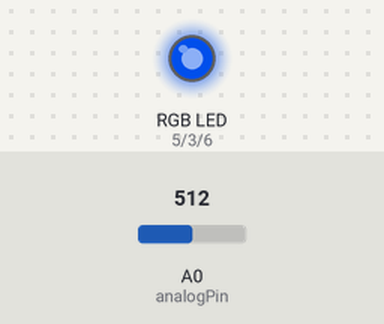
The sketch below on a simulated Arduino Uno, built with avr-gcc and run on an emulated ATmega328P. On the bench: an RGB LED mixed from three pins (HIGH = lit). Dashed ring = blinking. The test bench sets the inputs (shaded band); at power-on: A0 (analogPin) = 512. Dim RGB values are drawn brighter than linear.

Above: at 1.2 s.
1.3 s: A0 (analogPin) set to 668
At 2.0 s:
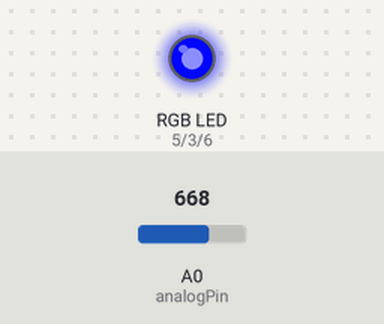
2.8 s: A0 (analogPin) set to 694
At 3.1 s:
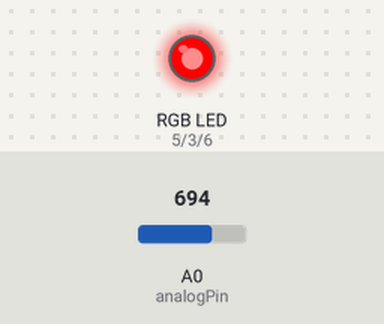
5.8 s: A0 (analogPin) set to 306
At 7.3 s:
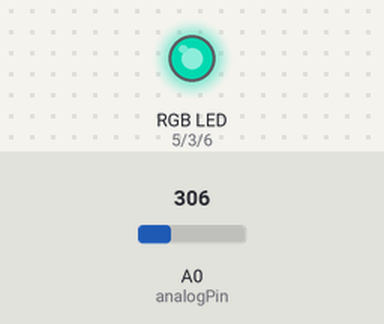
8.3 s: A0 (analogPin) set to 122
At 9.5 s:
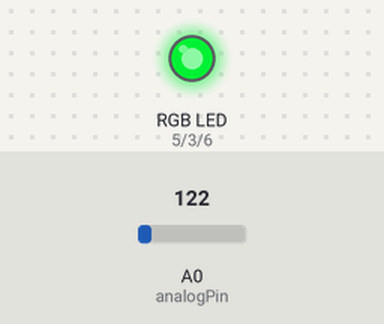
9.8 s: A0 (analogPin) set to 0
At 10.8 s:
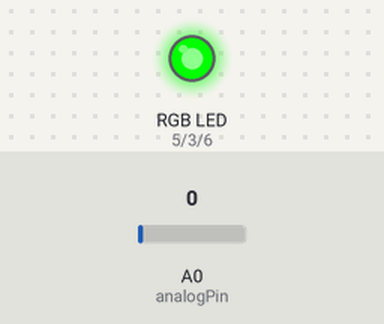
11.3 s: A0 (analogPin) set to 692
At 12.7 s:
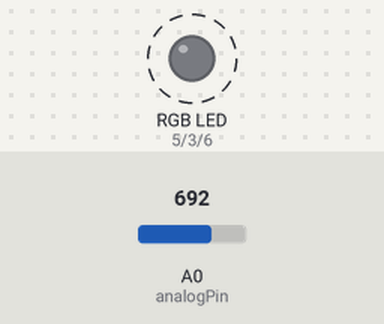
Timing chart, 0 to 15.3 s (numbered marks = the images above; inputs shaded):
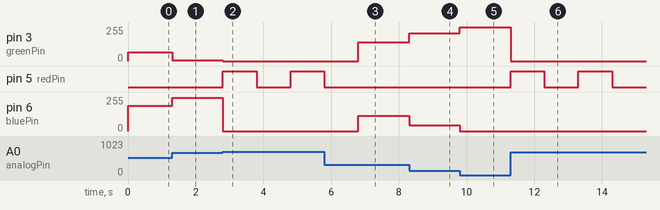

The sketch:

indicator.ino
```cpp
/* indicator
 *
 *  CSE 132 - Assignment 2
 *
 *  Fill this out so we know whose assignment this is.
 *
 *  Name: Elan Miller
 *  WUSTL Key: elanbmiller
 *
 *  and if two are partnered together
 *
 *  Name: Nikki Wines
 *  WUSTL Key: catherinewines
 */

#define greenPin 3
#define redPin 5
#define bluePin 6
#define analogPin 0
int val = 0;

//variables for rgb values
int green = 0;
int red = 0;
int blue = 0;

void setup() {
  Serial.begin(9600);
  pinMode(analogPin, INPUT);
}

void loop() {
  val = analogRead(analogPin);    //read the pin

  if(val <= 682){
    val = (int)((((float)val)/682) * 255);
    red = 0;
    green = 255 - val;
    blue = val;

  analogWrite(greenPin, green);
  analogWrite(bluePin, blue);
  }

  //make red pin flash
  else{
    red = 255;
    green = 0;
    blue = 0;
  analogWrite(greenPin, 0);
  analogWrite(bluePin, 0);
  analogWrite(redPin, red);
    delay(1000);
  analogWrite(greenPin, 0);
  analogWrite(bluePin, 0);
  analogWrite(redPin, 0);
    delay(1000);
  }
}
```

Measured:
- the behaviour switches between 682 and 683 on A0 (analogPin) (found by bisection; images 1 and 2)
- after the input at 1.3 s, pin 3 (greenPin): 64/255 → 6/255 at once; pin 6 (bluePin): 191/255 → 249/255 at once
- after the input at 2.8 s, pin 3 (greenPin): 6/255 → 0/255 at once; pin 5 (redPin): LOW → HIGH at once, → LOW 1.0 s later, → HIGH 1.0 s later; pin 6 (bluePin): 249/255 → 0/255 at once
- after the input at 5.8 s, pin 3 (greenPin): 0/255 → 141/255 after 1.0 s; pin 5 (redPin): goes on until 5.8 s, then stays LOW; pin 6 (bluePin): 0/255 → 114/255 after 1.0 s
- after the input at 8.3 s, pin 3 (greenPin): 141/255 → 210/255 at once; pin 6 (bluePin): 114/255 → 45/255 at once
- after the input at 9.8 s, pin 3 (greenPin): 210/255 → 255/255 at once; pin 6 (bluePin): 45/255 → 0/255 at once
- after the input at 11.3 s, pin 3 (greenPin): 255/255 → 0/255 at once; pin 5 (redPin): alternates HIGH for 1.0 s and LOW for 1.0 s, starting at once
